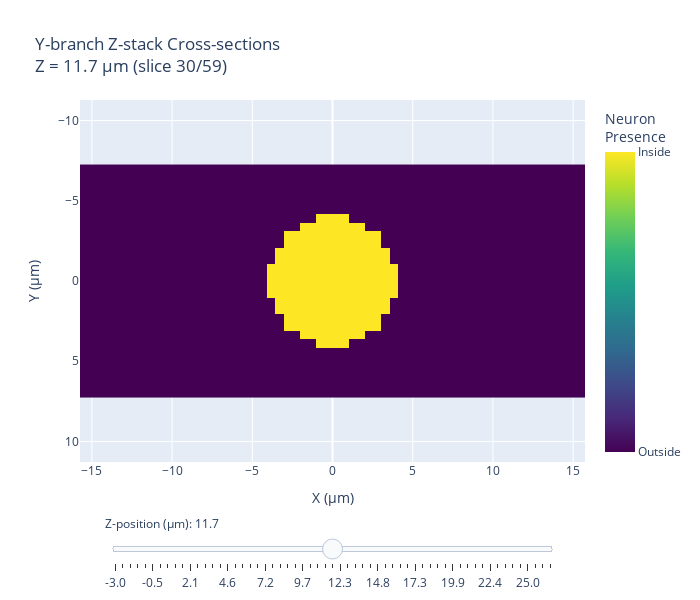

Notebook source saved alongside this figure:
### Markdown cell above
## 6. Cross-sectional Visualization

Let's visualize cross-sections at different heights to see how the Y-branch structure changes.

### Code cell
# Create interactive slice viewer for cross-sectional analysis
print("🎨 Creating interactive slice viewer...")
fig_slices = visualize_zstack_slices(
    z_stack, 
    metadata=metadata,
    title="Branching Z-stack Cross-sections",
    backend='plotly',
)

# Display the interactive viewer
fig_slices.show()

print("✓ Interactive slice viewer created!")
print("💡 Use the slider to navigate through different z-levels and examine cross-sections")
print("🎯 Cross-sectional analysis complete!")
